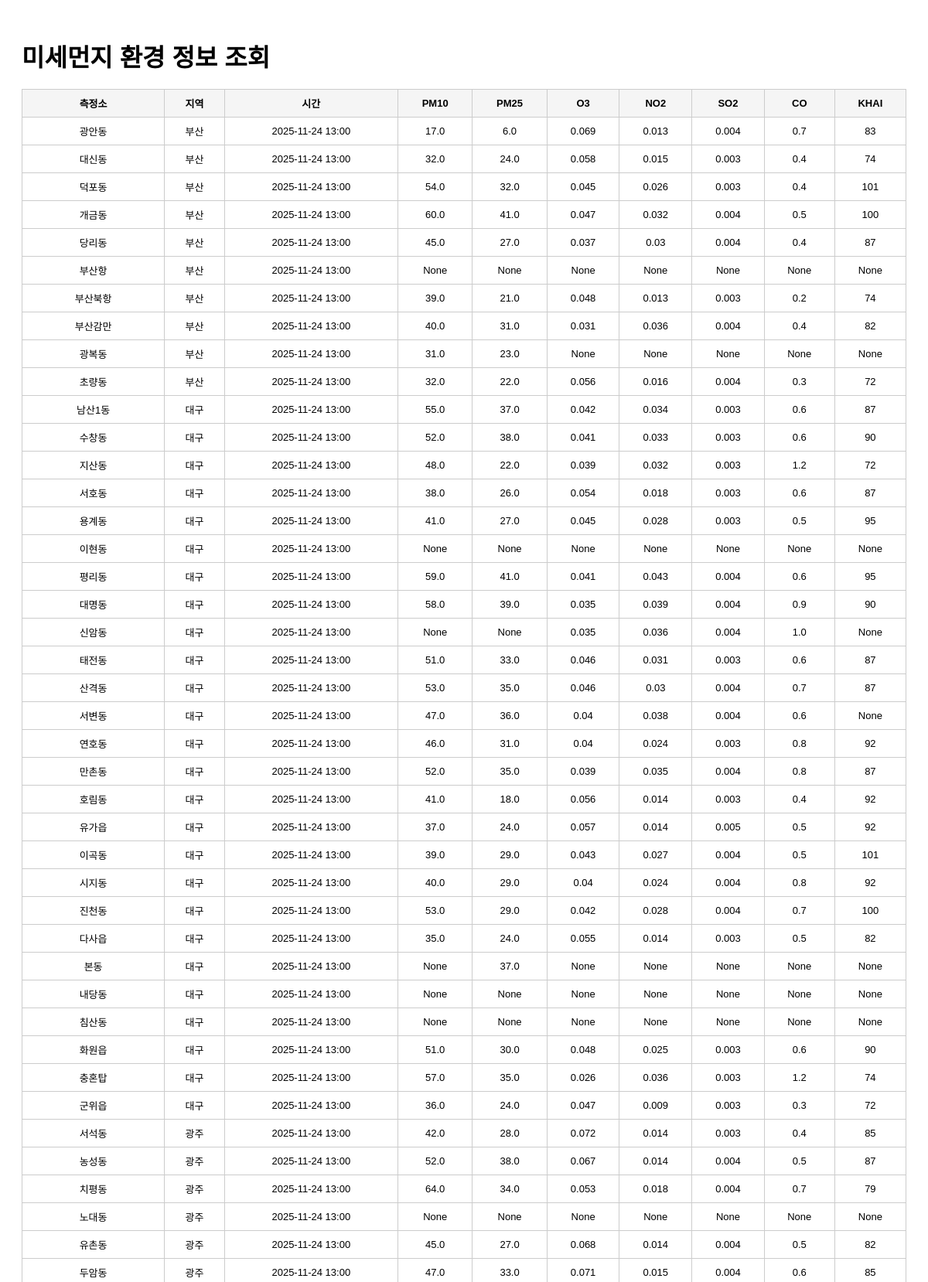
/list?page=3 (upper part), run on the app's committed database.
### tables this page shows
CREATE TABLE air_quality (
    id        INTEGER PRIMARY KEY AUTOINCREMENT,
    station   TEXT,
    sido      TEXT,
    dataTime  TEXT,
    pm10      REAL,
    pm25      REAL,
    o3        REAL,
    no2       REAL,
    so2       REAL,
    co        REAL,
    khai      INTEGER
);

### app.py (the view)
@app.route("/list")
def list_data():
    page = int(request.args.get("page", 1))
    per_page = 100  # 페이지당 100개
    offset = (page - 1) * per_page
    conn = sqlite3.connect(DB_PATH)
    cur = conn.cursor()
    cur.execute("""
        SELECT station, sido, dataTime, pm10, pm25, o3, no2, so2, co, khai
        FROM air_quality
        ORDER BY dataTime DESC
        LIMIT ? OFFSET ?
    """, (per_page + 1, offset))
    rows = cur.fetchall()
    conn.close()
    has_next = len(rows) > per_page
    rows = rows[:per_page]
    return render_template(
        "list.html",
        rows=rows,
        page=page,
        has_next=has_next
    )

### templates/list.html (shortened to what this page needs)
<!DOCTYPE html>
<html lang="ko">
<head>
</head>
<body>
    <h1>미세먼지 환경 정보 조회</h1>
    <table>
        <tr>
            <th>측정소</th>
            <th>지역</th>
            <th>시간</th>
            <th>PM10</th>
            <th>PM25</th>
            <th>O3</th>
            <th>NO2</th>
            <th>SO2</th>
            <th>CO</th>
            <th>KHAI</th>
        </tr>
        {% for row in rows %}
        <tr>
            <td>{{ row[0] }}</td>
            <td>{{ row[1] }}</td>
            <td>{{ row[2] }}</td>
            <td>{{ row[3] }}</td>
            <td>{{ row[4] }}</td>
            <td>{{ row[5] }}</td>
            <td>{{ row[6] }}</td>
            <td>{{ row[7] }}</td>
            <td>{{ row[8] }}</td>
            <td>{{ row[9] }}</td>
        </tr>
        {% endfor %}
    </table>
</body>
</html>

### templates/list.html (style rules this page uses)
body { font-family: Arial, sans-serif; padding: 20px; }
h1 { margin-bottom: 20px; }
table { width: 100%; border-collapse: collapse; margin-bottom: 20px; }
th, td { border: 1px solid #ccc; padding: 8px; text-align: center; font-size: 13px; }
th { background: #f5f5f5; }

### data on the page
air_quality: station "광안동", sido "부산", dataTime "2025-11-24 13:00", pm10 "17.0", pm25 "6.0", o3 "0.069", no2 "0.013", so2 "0.004", co "0.7", khai "83"
air_quality: station "대신동", sido "부산", dataTime "2025-11-24 13:00", pm10 "32.0", pm25 "24.0", o3 "0.058", no2 "0.015", so2 "0.003", co "0.4", khai "74"
air_quality: station "덕포동", sido "부산", dataTime "2025-11-24 13:00", pm10 "54.0", pm25 "32.0", o3 "0.045", no2 "0.026", so2 "0.003", co "0.4", khai "101"
air_quality: station "개금동", sido "부산", dataTime "2025-11-24 13:00", pm10 "60.0", pm25 "41.0", o3 "0.047", no2 "0.032", so2 "0.004", co "0.5", khai "100"
air_quality: station "당리동", sido "부산", dataTime "2025-11-24 13:00", pm10 "45.0", pm25 "27.0", o3 "0.037", no2 "0.03", so2 "0.004", co "0.4", khai "87"
air_quality: station "부산항", sido "부산", dataTime "2025-11-24 13:00", row "None"
air_quality: station "부산북항", sido "부산", dataTime "2025-11-24 13:00", pm10 "39.0", pm25 "21.0", o3 "0.048", no2 "0.013", so2 "0.003", co "0.2", khai "74"
air_quality: station "부산감만", sido "부산", dataTime "2025-11-24 13:00", pm10 "40.0", pm25 "31.0", o3 "0.031", no2 "0.036", so2 "0.004", co "0.4", khai "82"
air_quality: station "광복동", sido "부산", dataTime "2025-11-24 13:00", pm10 "31.0", pm25 "23.0", row "None"
air_quality: station "초량동", sido "부산", dataTime "2025-11-24 13:00", pm10 "32.0", pm25 "22.0", o3 "0.056", no2 "0.016", so2 "0.004", co "0.3", khai "72"
air_quality: station "남산1동", sido "대구", dataTime "2025-11-24 13:00", pm10 "55.0", pm25 "37.0", o3 "0.042", no2 "0.034", so2 "0.003", co "0.6", khai "87"
air_quality: station "수창동", sido "대구", dataTime "2025-11-24 13:00", pm10 "52.0", pm25 "38.0", o3 "0.041", no2 "0.033", so2 "0.003", co "0.6", khai "90"
air_quality: station "지산동", sido "대구", dataTime "2025-11-24 13:00", pm10 "48.0", pm25 "22.0", o3 "0.039", no2 "0.032", so2 "0.003", co "1.2", khai "72"
air_quality: station "서호동", sido "대구", dataTime "2025-11-24 13:00", pm10 "38.0", pm25 "26.0", o3 "0.054", no2 "0.018", so2 "0.003", co "0.6", khai "87"
air_quality: station "용계동", sido "대구", dataTime "2025-11-24 13:00", pm10 "41.0", pm25 "27.0", o3 "0.045", no2 "0.028", so2 "0.003", co "0.5", khai "95"
air_quality: station "이현동", sido "대구", dataTime "2025-11-24 13:00", row "None"
air_quality: station "평리동", sido "대구", dataTime "2025-11-24 13:00", pm10 "59.0", pm25 "41.0", o3 "0.041", no2 "0.043", so2 "0.004", co "0.6", khai "95"
air_quality: station "대명동", sido "대구", dataTime "2025-11-24 13:00", pm10 "58.0", pm25 "39.0", o3 "0.035", no2 "0.039", so2 "0.004", co "0.9", khai "90"
air_quality: station "신암동", sido "대구", dataTime "2025-11-24 13:00", row "None", o3 "0.035", no2 "0.036", so2 "0.004", co "1.0"
air_quality: station "태전동", sido "대구", dataTime "2025-11-24 13:00", pm10 "51.0", pm25 "33.0", o3 "0.046", no2 "0.031", so2 "0.003", co "0.6", khai "87"
air_quality: station "산격동", sido "대구", dataTime "2025-11-24 13:00", pm10 "53.0", pm25 "35.0", o3 "0.046", no2 "0.03", so2 "0.004", co "0.7", khai "87"
air_quality: station "서변동", sido "대구", dataTime "2025-11-24 13:00", pm10 "47.0", pm25 "36.0", o3 "0.04", no2 "0.038", so2 "0.004", co "0.6", row "None"
air_quality: station "연호동", sido "대구", dataTime "2025-11-24 13:00", pm10 "46.0", pm25 "31.0", o3 "0.04", no2 "0.024", so2 "0.003", co "0.8", khai "92"
air_quality: station "만촌동", sido "대구", dataTime "2025-11-24 13:00", pm10 "52.0", pm25 "35.0", o3 "0.039", no2 "0.035", so2 "0.004", co "0.8", khai "87"
air_quality: station "호림동", sido "대구", dataTime "2025-11-24 13:00", pm10 "41.0", pm25 "18.0", o3 "0.056", no2 "0.014", so2 "0.003", co "0.4", khai "92"
air_quality: station "유가읍", sido "대구", dataTime "2025-11-24 13:00", pm10 "37.0", pm25 "24.0", o3 "0.057", no2 "0.014", so2 "0.005", co "0.5", khai "92"
air_quality: station "이곡동", sido "대구", dataTime "2025-11-24 13:00", pm10 "39.0", pm25 "29.0", o3 "0.043", no2 "0.027", so2 "0.004", co "0.5", khai "101"
air_quality: station "시지동", sido "대구", dataTime "2025-11-24 13:00", pm10 "40.0", pm25 "29.0", o3 "0.04", no2 "0.024", so2 "0.004", co "0.8", khai "92"
air_quality: station "진천동", sido "대구", dataTime "2025-11-24 13:00", pm10 "53.0", pm25 "29.0", o3 "0.042", no2 "0.028", so2 "0.004", co "0.7", khai "100"
air_quality: station "다사읍", sido "대구", dataTime "2025-11-24 13:00", pm10 "35.0", pm25 "24.0", o3 "0.055", no2 "0.014", so2 "0.003", co "0.5", khai "82"
air_quality: station "본동", sido "대구", dataTime "2025-11-24 13:00", row "None", pm25 "37.0"
air_quality: station "내당동", sido "대구", dataTime "2025-11-24 13:00", row "None"
air_quality: station "침산동", sido "대구", dataTime "2025-11-24 13:00", row "None"
air_quality: station "화원읍", sido "대구", dataTime "2025-11-24 13:00", pm10 "51.0", pm25 "30.0", o3 "0.048", no2 "0.025", so2 "0.003", co "0.6", khai "90"
air_quality: station "충혼탑", sido "대구", dataTime "2025-11-24 13:00", pm10 "57.0", pm25 "35.0", o3 "0.026", no2 "0.036", so2 "0.003", co "1.2", khai "74"
air_quality: station "군위읍", sido "대구", dataTime "2025-11-24 13:00", pm10 "36.0", pm25 "24.0", o3 "0.047", no2 "0.009", so2 "0.003", co "0.3", khai "72"
air_quality: station "서석동", sido "광주", dataTime "2025-11-24 13:00", pm10 "42.0", pm25 "28.0", o3 "0.072", no2 "0.014", so2 "0.003", co "0.4", khai "85"
air_quality: station "농성동", sido "광주", dataTime "2025-11-24 13:00", pm10 "52.0", pm25 "38.0", o3 "0.067", no2 "0.014", so2 "0.004", co "0.5", khai "87"
air_quality: station "치평동", sido "광주", dataTime "2025-11-24 13:00", pm10 "64.0", pm25 "34.0", o3 "0.053", no2 "0.018", so2 "0.004", co "0.7", khai "79"
air_quality: station "노대동", sido "광주", dataTime "2025-11-24 13:00", row "None"
air_quality: station "유촌동", sido "광주", dataTime "2025-11-24 13:00", pm10 "45.0", pm25 "27.0", o3 "0.068", no2 "0.014", so2 "0.004", co "0.5", khai "82"
air_quality: station "두암동", sido "광주", dataTime "2025-11-24 13:00", pm10 "47.0", pm25 "33.0", o3 "0.071", no2 "0.015", so2 "0.004", co "0.6", khai "85"
